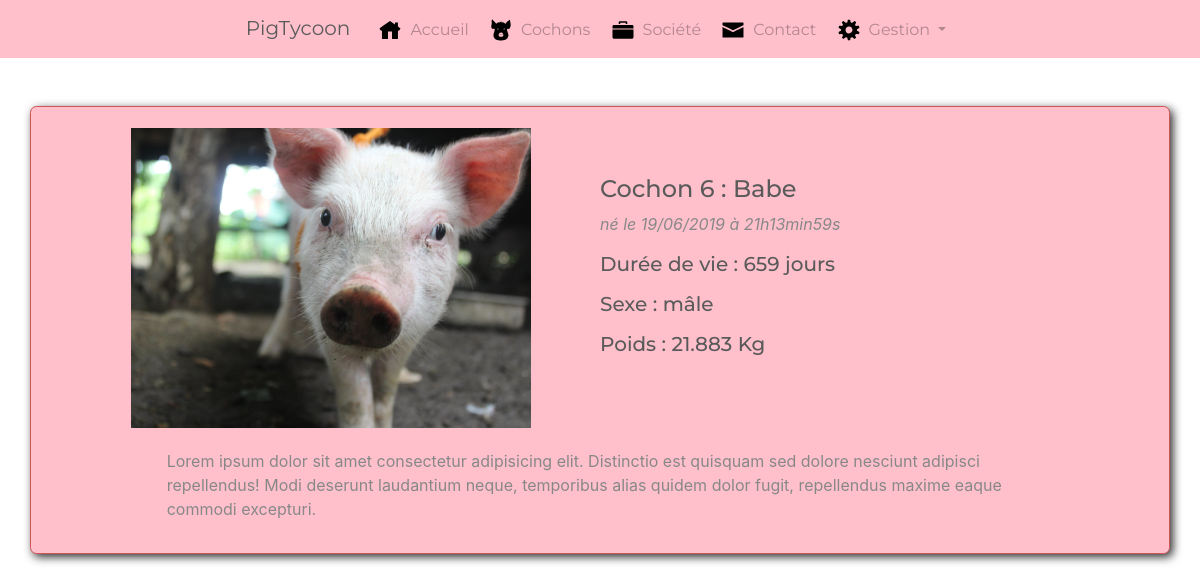
Page /index.php?action=pig&id=6 on the committed database.
### tables this page shows
CREATE TABLE IF NOT EXISTS `pig` (
  `id_pig` int(11) NOT NULL AUTO_INCREMENT,
  `name_pig` varchar(100) NOT NULL,
  `sex_pig` tinyint(4) NOT NULL,
  `weight_pig` decimal(7,3) NOT NULL,
  `mother_pig` int(11) DEFAULT NULL,
  `father_pig` int(11) DEFAULT NULL,
  `birthdate_pig` datetime DEFAULT NULL,
  `deathdate_pig` datetime DEFAULT NULL,
  `state_pig` tinyint(4) NOT NULL DEFAULT '1',
  `thumbnail_pig` int(11) NOT NULL,
  `updated_at_pig` datetime DEFAULT NULL,
  PRIMARY KEY (`id_pig`)
);

CREATE TABLE IF NOT EXISTS `photo` (
  `id_photo` int(11) NOT NULL AUTO_INCREMENT,
  `name_photo` varchar(30) NOT NULL,
  `whichpig_photo` int(11) NOT NULL,
  PRIMARY KEY (`id_photo`)
);

CREATE TABLE IF NOT EXISTS `sex` (
  `id_sex` int(11) NOT NULL,
  `type_sex` varchar(100) NOT NULL,
  PRIMARY KEY (`id_sex`)
);

### controllers/frontoffice.php (called while the page is built, shortened)
<?php
require_once('models/PigManager.php');
function pig()
{
    $pigManager = new PigManager;
    $pig = $pigManager->getPig($_GET['id']);
    require('views/frontoffice/pig.php');
}

### models/PigManager.php (called while the page is built, shortened)
<?php
class PigManager extends Manager
{
    function getPig($pigId)
    {
        $db = $this->dbConnect();
        $req = $db->prepare('SELECT
                             id_pig, name_pig, sex_pig, type_sex,
                             weight_pig, mother_pig, father_pig,
                             DATE_FORMAT(birthdate_pig, \'%d/%m/%Y à %Hh%imin%ss\') AS birthdate_pig,
                             (DATEDIFF(deathdate_pig, NOW())) AS deathtime_pig,
                             state_pig, name_photo
                             FROM pig
                             LEFT JOIN photo
                             ON photo.id_photo = pig.thumbnail_pig
                             LEFT JOIN sex
                             ON pig.sex_pig = sex.id_sex
                             WHERE id_pig = ?');
        $req->execute(array($pigId));
        $pig = $req->fetch();
        return $pig;
    }
}

### views/frontoffice/pig.php (the view, shortened to what this page needs)
<div class="container newpig bg-primary">
    <div class="row">
        <div class="col-6 align-self-center text-center">
            <div class="row justify-content-center">
                <a class="gallery" href="./public/images/photos/<?= $pig['name_photo'] ?>">
                    <img src="./public/images/photos/<?= $pig['name_photo'] ?>" alt="" width="400px" class="img-fluid">
                </a>
            </div>
        </div>
        <div class="col-6 align-self-center">
            <div class="row">
                <h4>
                    Cochon <?= $pig['id_pig'] ?> : <?= htmlspecialchars($pig['name_pig']) ?>
                </h4>
            </div>
            <div class="row">
                <p><em>né le <?= $pig['birthdate_pig'] ?></em></p>
            </div>
            <div class="row">
                <h5>
                    <p>Durée de vie : <?php echo ($pig['deathtime_pig']) . " jours" ?></p>
                    <p>Sexe : <?php echo ($pig['type_sex']) ?></p>
                    <p>Poids : <?php echo ($pig['weight_pig']) ?> Kg</p>
                </h5>
            </div>
        </div>
    </div>
    <div class="row justify-content-center">
        <div class="col-10 align-self-center">
            <p> Lorem ipsum dolor sit amet consectetur adipisicing elit. Distinctio est quisquam sed dolore nesciunt adipisci repellendus! Modi deserunt laudantium neque,
                temporibus alias quidem dolor fugit, repellendus maxime eaque commodi excepturi.</p>
        </div>
    </div>
</div>
<?php require('template.php'); ?>

### public/css/style.css (style rules this page uses)
.bg-primary { background-color: pink !important; }
body { margin-bottom: 100px; background-image: url("../images/others/bg4.jpg") !important; background-size: cover; background-attachment: fixed; }
.newpig { border: 0.1rem solid rgb(204, 86, 86); border-radius: 0.4rem; margin-top: 3rem; box-shadow: 3px 3px 10px rgb(44, 44, 44); }
.newpig > * { margin: 1rem; }
.newpig img { margin: 0.3rem; }

### rows in the picture
pig: photo.name_photo (picture), id_pig "6", name_pig "Babe", sex.type_sex "mâle", weight_pig "21.883"

### other values in the picture
$pig['birthdate_pig'] "19/06/2019 à 21h13min59s"
$pig['deathtime_pig'] "659"
